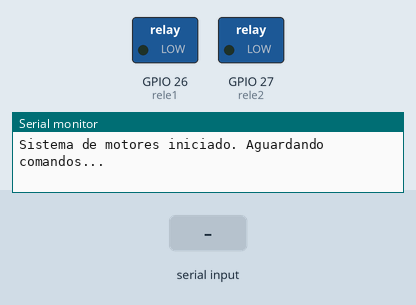
A sketch run on a simulated ESP32. Shown: switched loads named in the sketch (green lamp = pin HIGH), the last lines printed to the serial monitor. Inputs (shaded band) come from the test bench. Nothing arrives over Bluetooth unless stated.

Above: at 1.2 s.
1.3 s: "1" received over the second serial link
At 2.5 s:
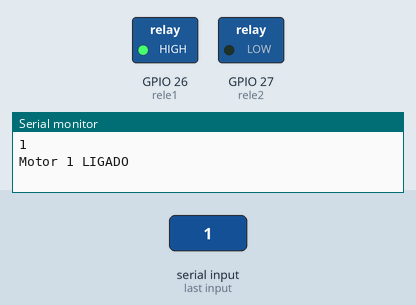
2.8 s: "2" received over the second serial link
At 3.8 s:
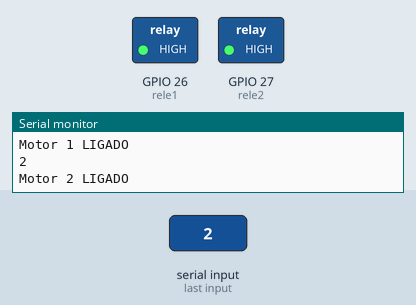
4.3 s: "3" received over the second serial link
At 5.0 s:
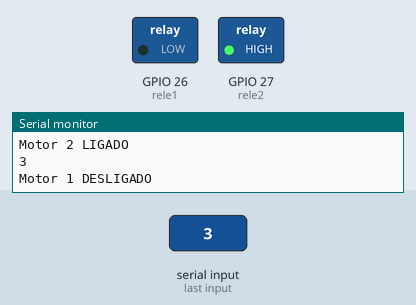
5.8 s: "4" received over the second serial link
At 6.1 s:
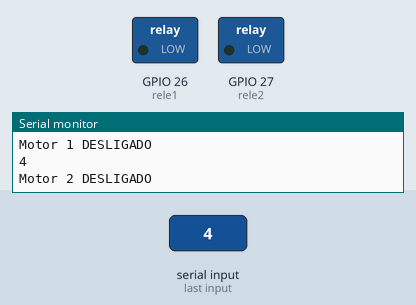
Timing chart, 0 to 8.3 s (numbered marks = the images above; inputs shaded):
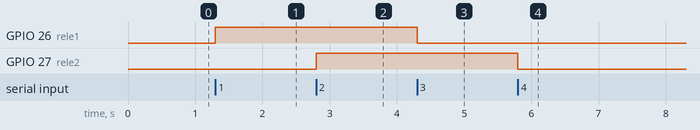

The sketch:

esp_rele.ino
```cpp
#include "BluetoothSerial.h"

BluetoothSerial SerialBT;

const int rele1 = 26;  // Motor 1
const int rele2 = 27;  // Motor 2

void setup() {
  Serial.begin(115200);
  SerialBT.begin("ESP32-Motores"); // Nome do Bluetooth

  pinMode(rele1, OUTPUT);
  pinMode(rele2, OUTPUT);

  digitalWrite(rele1, LOW); // Começa desligado
  digitalWrite(rele2, LOW);

  Serial.println("Sistema de motores iniciado. Aguardando comandos...");
}

void loop() {
  if (SerialBT.available()) {
    char comando = SerialBT.read();
    Serial.println(comando);
    switch (comando) {
      case '0':
        digitalWrite(rele1, LOW);
        digitalWrite(rele2, LOW);
        Serial.println("Todos os motores DESLIGADOS");
        break;

      case '1':
        digitalWrite(rele1, HIGH);
        Serial.println("Motor 1 LIGADO");
        break;

      case '2':
        digitalWrite(rele2, HIGH);
        Serial.println("Motor 2 LIGADO");
        break;

      case '3':
        digitalWrite(rele1, LOW);
        Serial.println("Motor 1 DESLIGADO");
        break;

      case '4':
        digitalWrite(rele2, LOW);
        Serial.println("Motor 2 DESLIGADO");
        break;

      default:
        Serial.println("Comando inválido");
        break;
    }
  }
}
```

Measured:
- after the input at 1.3 s, GPIO 26 (rele1): LOW → HIGH at once
- after the input at 2.8 s, GPIO 27 (rele2): LOW → HIGH at once
- after the input at 4.3 s, GPIO 26 (rele1): HIGH → LOW at once
- after the input at 5.8 s, GPIO 27 (rele2): HIGH → LOW at once
